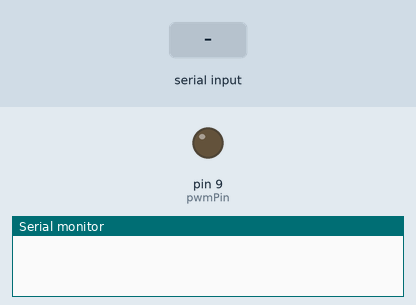
Simulated run of this sketch. Board: Arduino Uno, built with avr-gcc and run on an emulated ATmega328P. Parts: output pins drawn as LEDs (lit = HIGH), the last lines printed to the serial monitor. The inputs (shaded band) are chosen by the test bench.

Above: at 1.2 s.
1.3 s: "<90,45>" received over Serial
At 1.9 s:
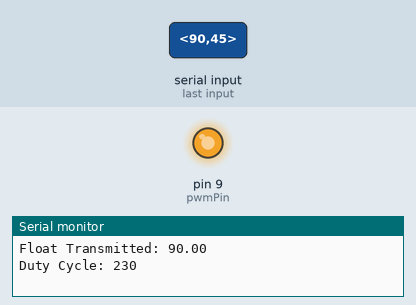
2.8 s: "<30,150>" received over Serial
At 3.1 s:
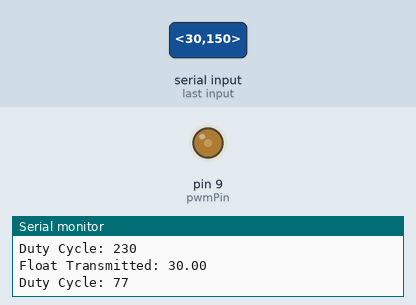
4.3 s: "<5>" received over Serial
At 5.2 s:
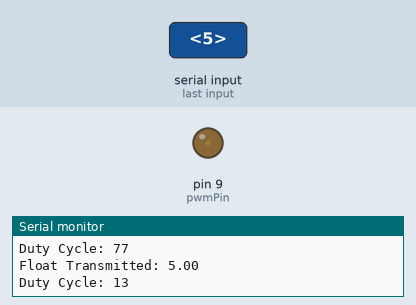
5.8 s: "<90>" received over Serial
At 6.4 s:
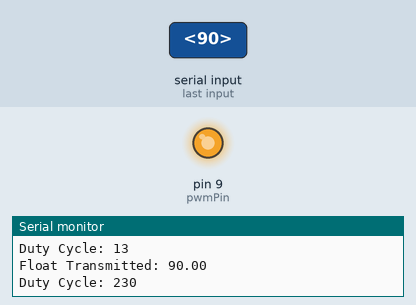
Timing chart, 0 to 8.3 s (numbered marks = the images above; inputs shaded):
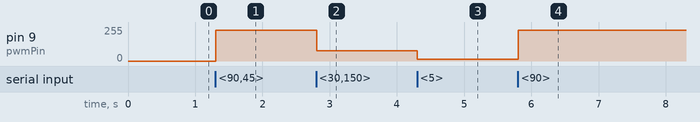

The sketch:

serial_pwm_control.ino
```cpp
// based on example 5 here:
// https://forum.arduino.cc/index.php?topic=396450.0

// Code to control a PWM output over a serial connection
// Expects input of the form <1.0> where 1.0 is a float that
// ranges from 0.0 - 100.0 representing duty cycle %, and
// uses '<' as a start character and '>' as an end character

// Variables for serial communication:
const byte numChars = 32;
char receivedChars[numChars];
char tempChars[numChars];

float incomingFloat = 0.0;

boolean newData = false;

// Variables for PWM control:
int pwmPin = 9; // pin that goes HI for PWM

//============

void setup() {
  // Turn on serial communication
  Serial.begin(9600);
  Serial.println();

  // Set PWM Pin as output
  pinMode(pwmPin, OUTPUT);
}

//============

void loop() {
  recvWithStartEndMarkers();

  if (newData == true) {
    strcpy(tempChars, receivedChars);
    parseData();
    showParsedData();
    updatePWM();
    newData = false;
  }
}

//============

void recvWithStartEndMarkers() {
  static boolean recvInProgress = false;
  static byte ndx = 0;
  char startMarker = '<';
  char endMarker = '>';
  char rc;

  while (Serial.available() > 0 && newData == false) {
    rc = Serial.read();

    if (recvInProgress == true) {
      if (rc != endMarker) {
        receivedChars[ndx] = rc;
        ndx++;
        if (ndx >= numChars) {
          ndx = numChars - 1;
        }
      }
      else {
        receivedChars[ndx] = '\0'; // string terminator
        recvInProgress = false;
        ndx = 0;
        newData = true;
      }
    }

    else if (rc == startMarker) {
      recvInProgress = true;
    }
  }
}

//===========

void parseData() {
  //char *strtokIndx;
  incomingFloat = atof(tempChars);

}

//===========

void showParsedData() {
  Serial.print("Float Transmitted: ");
  Serial.println(incomingFloat);
}

//===========

void updatePWM() {
  // First chop our float to 0-100 in case of bad input
  if (incomingFloat < 0.0) {
    incomingFloat = 0.0;
  }

  if (incomingFloat > 100.0) {
    incomingFloat = 100.0;
  }

  // Now convert to 0-255 (integer) for analogWrite()
  int dutyCycle = round(255.0 * incomingFloat / 100.0);
  Serial.print("Duty Cycle: ");
  Serial.println(dutyCycle);

  // Finally, set our PWM:
  analogWrite(pwmPin, dutyCycle);
}
```

Measured:
- after the input at 1.3 s, pin 9 (pwmPin): 0/255 → 230/255 at once
- after the input at 2.8 s, pin 9 (pwmPin): 230/255 → 77/255 at once
- after the input at 4.3 s, pin 9 (pwmPin): 77/255 → 13/255 at once
- after the input at 5.8 s, pin 9 (pwmPin): 13/255 → 230/255 at once
